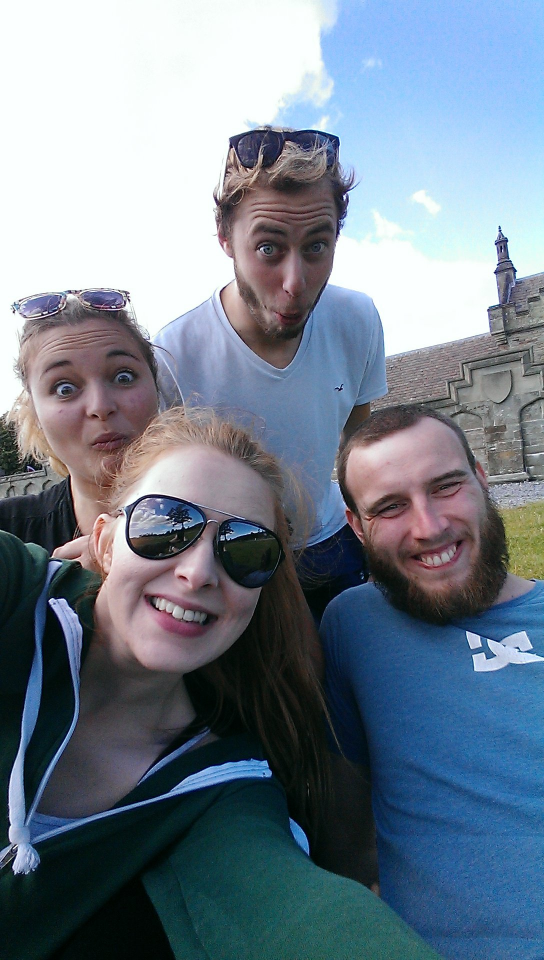
#> input picture cheatWithFriends/images/image.jpg, 1088 x 1920 px (shown at 1/2 size)
$ python main.py images/image.jpg   (Python 2 division)   (older library calls are emulated)
#> lines starting #> are read from the running program, lines starting #| are printed output that depends on the picture; after the words box and inside, x2 and y2 are one past the last pixel; in counts of white or black regions, pixels touching at a corner belong together
### cheatWithFriends/imageProcessor.py
import cv2
import numpy as np
from matplotlib import pyplot as plt
from tile import Tile
from letterDetection import LetterDetection
from scrabbleGrid import ScrabbleGrid


class ImageProcessor:
    rows = 11
    cols = 11

    def __init__(self, path):
        self.path = path
        self.image = cv2.imread(self.path)
        self.scrabble_grid = ScrabbleGrid()

    # [4 lines left out: function create_empty_tile_grid, not called in this run]

    def create_grid_of_boxes(self):
        img = self.image.copy()
        gray = cv2.cvtColor(img, cv2.COLOR_BGR2GRAY)

        blur = cv2.GaussianBlur(gray, (3, 3), 0)
        thresh = cv2.adaptiveThreshold(blur, 255, cv2.ADAPTIVE_THRESH_GAUSSIAN_C,
                                       cv2.THRESH_BINARY_INV, 3, 2)

        cv2.imshow("thresh", thresh)

        _, contours, hierarchy = cv2.findContours(
            thresh, cv2.RETR_TREE, cv2.CHAIN_APPROX_SIMPLE )

        # kernel = np.ones((5,5),np.uint8)
        # opening =   cv2.morphologyEx(thresh, cv2.MORPH_OPEN, kernel)
        wanted_boxes = self.get_bounding_boxes_of_tiles(contours)
        print len(wanted_boxes)

        cv2.drawContours(img, contours, -1, (100, 20, 100), 1)

        [cv2.rectangle(img, (x, y), (x + w, y + h), (0, 255, 0), 1)
         for x, y, w, h in wanted_boxes]

        cv2.imshow("contours", img)

        return wanted_boxes

    def get_grid_rois(self, wanted_boxes):
        wanted_boxes = sorted(wanted_boxes, key=lambda box: box[0])
        wanted_boxes = sorted(wanted_boxes, key=lambda box: box[1])

        min_x, min_y = (10000000, 1000000)
        max_x, max_y = (-1, -1)
        avg_box = np.mean(wanted_boxes, axis=0)
        avg_w = avg_box[2]
        avg_h = avg_box[3]
        for box in wanted_boxes:
            x, y, w, h = box
            if (x < min_x):
                min_x = x
            if (y < min_y):
                min_y = y

            if (x + w > max_x):
                max_x = x + w
            if (y + h > max_y):
                max_y = y + h

        x_gap = ((max_x - min_x) - avg_w * self.cols) / (self.cols - 1)
        y_gap = ((max_y - min_y) - avg_h * self.rows - 1) / (self.rows - 1)

        img = self.image.copy()
        rectangles = []
        for i in range(self.cols):
            for j in range(self.rows):
                x = int(min_x + i * avg_w + i * x_gap)
                y = int(min_y + j * avg_h + j * y_gap)
                w = int(avg_w)
                h = int(avg_h)
                cv2.rectangle(img, (x, y), (x + w, y + h), (0, 0, 255), 1)
                rectangles.append((x, y, w, h))

        cv2.imshow("slide", img)
        return rectangles

    def create_board(self):
        boxes = self.create_grid_of_boxes()
        rois = self.get_grid_rois(boxes)

        ld = LetterDetection(self.image, rois)
        letters = ld.detect()
        print "\n"
        print "\n"
        self.scrabble_grid.add_letters(letters)

        cv2.waitKey(0)
        cv2.destroyAllWindows()

        return self.scrabble_grid

    def remove_small_areas(self, boxes):
        return filter(lambda box: box[2] * box[3] > 500, boxes)

    def filter_on_size_boxes(self, contours):
        def area_fn(box): return box[2] * box[3]

        boxes = map(cv2.boundingRect, contours)
        boxes = self.remove_small_areas(boxes)
        boxes = sorted(boxes, key=area_fn)
        median_area = area_fn(boxes[int(len(boxes) / 2)])
        return filter(lambda box: area_fn(box) > median_area / 1.2 and area_fn(box) < median_area * 1.12, boxes)

    def filter_on_pos(self, boxes):
        def looks_part_of_grid(box):
            height, _, _ = self.image.shape
            height = float(height)
            return box[1] > height * 0.1 and box[1] < height * 0.8

        return filter(looks_part_of_grid, boxes)

    def get_bounding_boxes_of_tiles(self, contours):
        boxes = self.filter_on_size_boxes(contours)
        return self.filter_on_pos(boxes)

    # [7 lines left out: function get_letters_to_use, not called in this run]

### cheatWithFriends/scrabbleGrid.py
import numpy as np
from tile import Tile


class ScrabbleGrid:
    rows = 11
    cols = 11
    grid = []
    triple_letters_coords = [[0, 0], [0, 10], [2, 2], [2, 8], [3, 7], [
        3, 3], [7, 3], [7, 7], [8, 2], [8, 8], [10, 0], [10, 10]]

    triple_word_coords = [[0, 2], [0, 8], [2, 0], [
        2, 10], [8, 0], [8, 10], [10, 2], [10, 8]]

    double_word_coords = [[1, 1], [1, 5], [1, 9], [
        5, 1], [5, 5], [5, 9], [9, 1], [9, 5], [9, 9]]

    double_letter_coords = [[3, 4], [3, 6], [4, 2],
                            [4, 8], [6, 2], [6, 8], [8, 4], [8, 6]]

    def __init__(self):
        self.create_grid()

    def empty_grid(self):
        empty_tile = [None] * 121
        empty_grid = np.reshape(empty_tile, (self.rows, self.cols))
        return empty_grid

    def create_grid(self):
        self.grid = self.empty_grid()
        self.set_special_tiles(
            self.triple_letters_coords, Tile.TRIPLE_LETTER)
        self.set_special_tiles(self.triple_word_coords, Tile.TRIPLE_WORD)
        self.set_special_tiles(self.double_letter_coords, Tile.DOUBLE_LETTER)
        self.set_special_tiles(self.double_word_coords, Tile.DOUBLE_WORD)
        for (x,y), letter in np.ndenumerate(self.grid):
            if letter is None:
                self.grid[x][y] = Tile()

        self.pretty_print()

    def set_special_tiles(self, coords, init_fn):
        for xy in coords:
            self.grid[xy[0]][xy[1]] = init_fn()

    def get_grid(self):
        return self.grid

    def pretty_print(self):
        matrix = self.grid
        s = [[e.to_string() for e in row] for row in matrix]
        lens = [max(map(len, col)) for col in zip(*s)]
        fmt = '\t'.join('{{:{}}}'.format(x) for x in lens)
        table = [fmt.format(*row) for row in s]
        print '\n'.join(table)


    # [7 lines left out: function add_letters, not called in this run]


### cheatWithFriends/letterDetection.py
import pytesseract
import cv2
import numpy as np

pytesseract.pytesseract.tesseract_cmd = 'C:/Program Files (x86)/Tesseract-OCR/tesseract'

IMAGE_SIZE = 1800
BINARY_THREHOLD = 180


class LetterDetection:
    def __init__(self, image, rois):
        self.image = image
        self.rois = rois

    def detect(self):
        img = self.image.copy()
        gray = cv2.cvtColor(img, cv2.COLOR_BGR2GRAY)
        board = [0] * 121
        cv2.imshow("img", img)
        index = 0
        for index, roi in enumerate(self.rois):
            x, y, w, h = roi
            sub_img = img[y:y + h, x:x + w]
            if self.filter_grey_tiles(sub_img):
                continue

            roi = self.enhance_sub_image(sub_img)
            if roi is None:
                continue

            text = self.image_to_text(roi)
            board[index] = text

        x = np.array(board).reshape(11, 11)
        t = np.transpose(x)
        self.pretty_print(t)
        return t

    # [6 lines left out: function pretty_print, not called in this run]

    def image_to_text(self, img):
        text = pytesseract.image_to_string(
            img, lang='eng', boxes=False, config='--psm 8 -c tessedit_char_whitelist=ABCDEFGHIJKLMNOPQRSTUVWXYZ load_system_dawg=0 load_freq_dog=0')
        return text.encode('ascii', 'ignore')

    def reduce_colors(self, img):
        Z = img.reshape((-1, 3))

        # convert to np.float32
        Z = np.float32(Z)

        # define criteria, number of clusters(K) and apply kmeans()
        criteria = (cv2.TERM_CRITERIA_EPS +
                    cv2.TERM_CRITERIA_MAX_ITER, 10, 1.0)

        ret, label, center = cv2.kmeans(
            Z, 1, None, criteria, 10, cv2.KMEANS_RANDOM_CENTERS)

        # Now convert back into uint8, and make original image
        center = np.uint8(center)
        res = center[label.flatten()]
        res2 = res.reshape((img.shape))

        return res2

    def tighter_text_bounding_box(self, bw):
        kernel = cv2.getStructuringElement(cv2.MORPH_RECT, (15, 2))
        connected = cv2.morphologyEx(bw, cv2.MORPH_CLOSE, kernel)
        # using RETR_EXTERNAL instead of RETR_CCOMP
        _, contours, hierarchy = cv2.findContours(
            connected.copy(), cv2.RETR_EXTERNAL, cv2.CHAIN_APPROX_NONE)

        sub_x, sub_y = bw.shape
        mask = np.zeros(bw.shape, dtype=np.uint8)
        roi = None
        max_area = -1
        cv2.imshow("bw", connected)
        for idx in range(len(contours)):
            x, y, w, h = cv2.boundingRect(contours[idx])
            mask[y:y + h, x:x + w] = 0
            cv2.drawContours(mask, contours, idx, (255, 255, 255), -1)
            r = float(cv2.countNonZero(mask[y:y + h, x:x + w])) / (w * h)

            if r > 0.2 and w > 8 and h > sub_y * 0.2 and x is not 0:
                roi_area = h * w
                if roi_area > max_area:
                    max_area = roi_area
                    roi = (x - 5, y - 5, w + 10, h + 10)

        return roi

    def filter_grey_tiles(self, sub_img):
        img = sub_img.copy()
        one_color = self.reduce_colors(img)
        b, g, r = one_color[0][0]
        return b > 200 and g > 200 and r > 200

    def clean_image(self, sub_grey):
        sub_grey = cv2.GaussianBlur(sub_grey, (3, 3), 0)
        _, white = cv2.threshold(sub_grey, 200, 255, cv2.THRESH_BINARY)
        _, black = cv2.threshold(sub_grey, 50, 255, cv2.THRESH_BINARY_INV)
        return black + white

    def enhance_sub_image(self, sub_img):
        img = sub_img.copy()
        img = cv2.resize(img, None, fx=3.0,
                         fy=3.0, interpolation=cv2.INTER_CUBIC)

        sub_grey = cv2.cvtColor(img, cv2.COLOR_BGR2GRAY)
        binary = self.clean_image(sub_grey)
        roi = self.tighter_text_bounding_box(binary)
        if (roi is None):
            return None

        x, y, w, h = roi
        sub = binary[y:y + h, x:x + w]
        return sub

### cheatWithFriends/tile.py


class Tile:
    EMPTY = "0"

    def __init__(self):
        self.letter = self.EMPTY
        self.special_letter = self.EMPTY
        self.letter_score = 0
        self.word_score_fn = None
        self.letter_score_fn = None

    @classmethod
    def TRIPLE_WORD(self):
        def triple_word_score(word_score):
            return word_score * 3

        tile = Tile()
        tile.word_score_fn = triple_word_score
        tile.special_letter = "TW"
        return tile

    @classmethod
    def DOUBLE_WORD(self):
        def double_word_score(word_score):
            return word_score * 2

        tile = Tile()
        tile.word_score_fn = double_word_score
        tile.special_letter = "DW"
        return tile

    @classmethod
    def TRIPLE_LETTER(self):
        def triple_letter_score(self):
            return self.letter_score * 3

        tile = Tile()
        tile.letter_score_fn = triple_letter_score
        tile.special_letter = "TL"
        return tile

    @classmethod
    def DOUBLE_LETTER(self):
        def double_letter_score(self):
            return self.letter * 3

        tile = Tile()
        tile.letter_score_fn = double_letter_score
        tile.special_letter = "DL"
        return tile

    def to_string(self):
        return self.special_letter if self.letter is self.EMPTY else self.letter

    def set_letter(self, letter):
        self.letter = letter

    def get_letter(self):
        return self.letter

### cheatWithFriends/main.py
import sys
from imageProcessor import ImageProcessor
from gameSolver import GameSolver

def main():
    path = sys.argv[1]
    ip = ImageProcessor(path)
#> in __init__, self.image is the input picture: shape (1920, 1088, 3); mean B, G, R 142.3, 128.6, 115.5
    scrabble_goard = ip.create_board()
#> in create_grid_of_boxes, `gray = cv2.cvtColor(img, cv2.COLOR_BGR2GRAY)`:
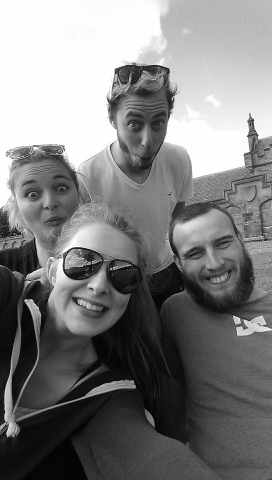
#> gray: shape (1920, 1088) (shown at 1/4 size); min 0, max 255, mean 126.3
#> in create_grid_of_boxes, `thresh = cv2.adaptiveThreshold(blur, 255, cv2.ADAPTIVE_THRESH_GAUSSIAN..`:
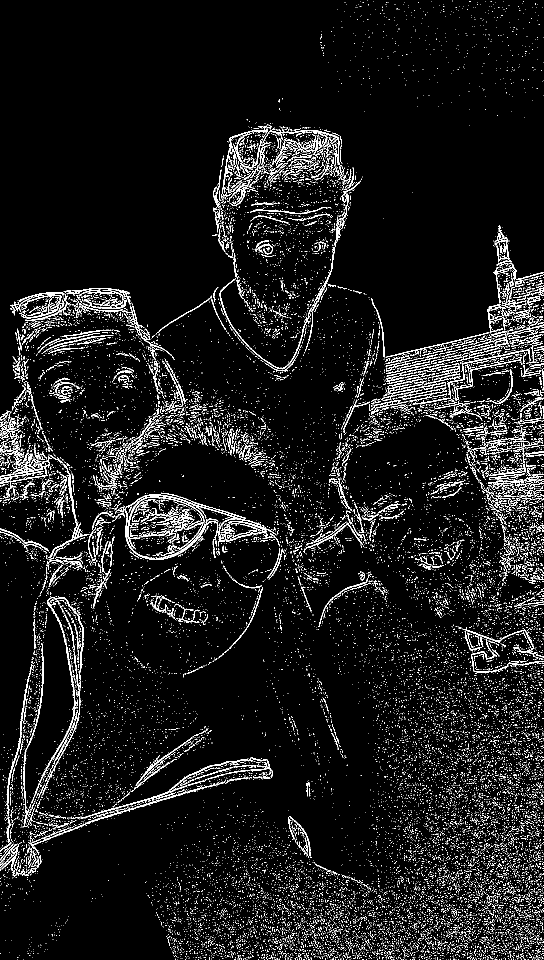
#> thresh: shape (1920, 1088) (shown at 1/2 size); 6.9% white in thin lines or dots
#> in create_grid_of_boxes, `_, contours, hierarchy = cv2.findContours( thresh, cv2.RETR_TREE, cv2...`: contours = 23655 contours, 23245 with area under 20; largest, box (x1, y1, x2, y2) and area: (230, 989, 522, 1120) 1208, (255, 993, 411, 1100) 998, (63, 1194, 151, 1607) 830, (162, 1514, 546, 1637) 821, (436, 1042, 553, 1093) 608
#> in filter_on_size_boxes, `boxes = map(cv2.boundingRect, contours)`: boxes = 23655 items
#> in filter_on_size_boxes, `boxes = self.remove_small_areas(boxes)`: boxes = 171 items, first 6: (24, 1728, 24, 25), (44, 1710, 40, 41), (0, 1708, 29, 29), (3, 1707, 32, 35), (0, 1687, 38, 40), (0, 1687, 27, 34)
#> in filter_on_size_boxes, `boxes = sorted(boxes, key=area_fn)`: boxes = 171 items, first 6: (772, 750, 36, 14), (778, 762, 46, 11), (723, 1027, 34, 15), (1055, 592, 27, 19), (13, 1634, 10, 52), (410, 1548, 40, 13)
#> in filter_on_size_boxes, `median_area = area_fn(boxes[int(len(boxes) / 2)])`: median_area = 1131
#> in get_bounding_boxes_of_tiles, `boxes = self.filter_on_size_boxes(contours)`: boxes = 16 items, first 6: (176, 1054, 15, 63), (109, 763, 42, 23), (610, 642, 16, 61), (61, 788, 18, 55), (244, 611, 27, 37), (28, 770, 23, 44)
#> in create_grid_of_boxes, `wanted_boxes = self.get_bounding_boxes_of_tiles(contours)`: wanted_boxes = 15 items, first 6: (176, 1054, 15, 63), (109, 763, 42, 23), (610, 642, 16, 61), (61, 788, 18, 55), (244, 611, 27, 37), (28, 770, 23, 44)
#| 15
#> in create_grid_of_boxes, `[cv2.rectangle(img, (x, y), (x + w, y + h), (0, 255, 0), 1) for x, y, ..`:
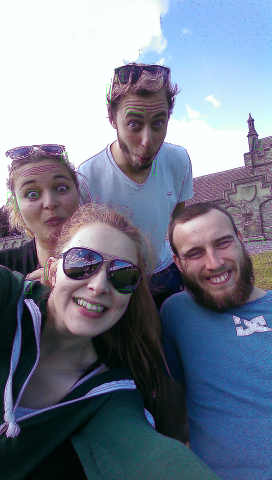
#> img: shape (1920, 1088, 3) (shown at 1/4 size); mean B, G, R 142.3, 124.8, 117.2
#> in create_board, `boxes = self.create_grid_of_boxes()`: boxes has the same summary as wanted_boxes in create_grid_of_boxes
#> in get_grid_rois, `wanted_boxes = sorted(wanted_boxes, key=lambda box: box[0])`: wanted_boxes = 15 items, first 6: (28, 770, 23, 44), (61, 788, 18, 55), (98, 1129, 27, 45), (109, 763, 42, 23), (176, 1054, 15, 63), (244, 611, 27, 37)
#> in get_grid_rois, `wanted_boxes = sorted(wanted_boxes, key=lambda box: box[1])`: wanted_boxes = 15 items, first 6: (466, 273, 23, 53), (426, 339, 17, 74), (504, 431, 73, 17), (1018, 560, 29, 39), (244, 611, 27, 37), (610, 642, 16, 61)
#> in get_grid_rois, `avg_box = np.mean(wanted_boxes, axis=0)`: avg_box = [390.4, 792.3, 34.13, 40.53]
#> in get_grid_rois, `avg_w = avg_box[2]`: avg_w = 34.13
#> in get_grid_rois, `avg_h = avg_box[3]`: avg_h = 40.53
#> the loop in get_grid_rois, `for box in wanted_boxes:` made 15 passes
#> (x, y, w, h, min_x, min_y, max_x, max_y) on pass 1: (466, 273, 23, 53, 466, 273, 489, 326)
#> after the loop in get_grid_rois, `for box in wanted_boxes:`: max_x = 1061; max_y = 1246; min_x = 28; min_y = 273
#> in get_grid_rois, `x_gap = ((max_x - min_x) - avg_w * self.cols) / (self.cols - 1)`: x_gap = 65.75
#> in get_grid_rois, `y_gap = ((max_y - min_y) - avg_h * self.rows - 1) / (self.rows - 1)`: y_gap = 52.61
#> after the loop in get_grid_rois, `for i in range(self.cols):`:
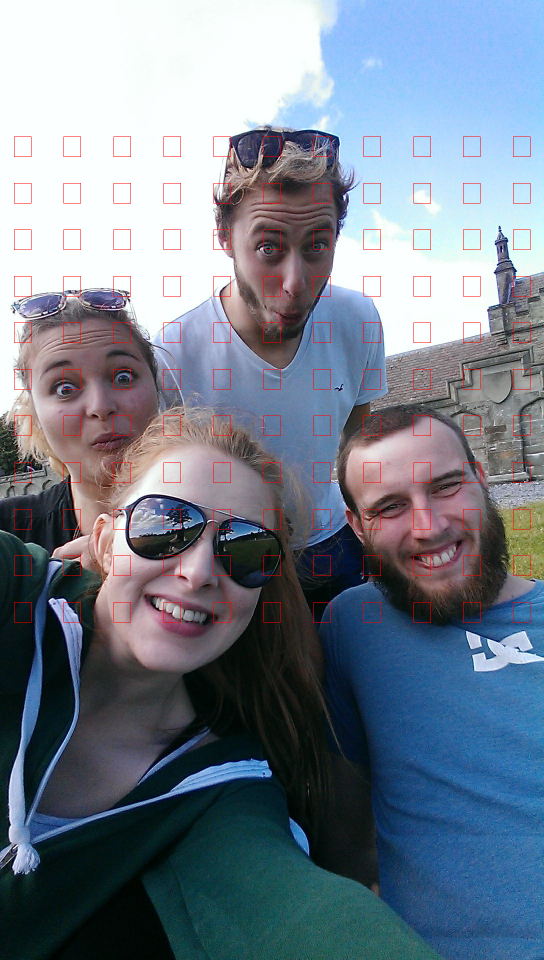
#> img: shape (1920, 1088, 3) (shown at 1/2 size); 0.86% of pixels changed, all inside (x1, y1, x2, y2) = (28, 273, 1061, 1245)
#> after the loop in get_grid_rois, `for i in range(self.cols):`: rectangles = 121 items, first 6: (28, 273, 34, 40), (28, 366, 34, 40), (28, 459, 34, 40), (28, 552, 34, 40), (28, 645, 34, 40), (28, 738, 34, 40)
#> in create_board, `rois = self.get_grid_rois(boxes)`: rois has the same summary as rectangles in get_grid_rois
#> in __init__, `self.rois = rois`: self.rois has the same summary as rectangles in get_grid_rois
#> the loop in detect, `for index, roi in enumerate(self.rois):` made 7 passes
#> (b in filter_grey_tiles, g in filter_grey_tiles, r in filter_grey_tiles) on passes 1 to 7: (255, 255, 251), (255, 255, 251), (255, 255, 251), (254, 254, 250), (198, 198, 201), (182, 182, 189), (168, 179, 196)
#> after the loop in detect, `for index, roi in enumerate(self.rois):`:
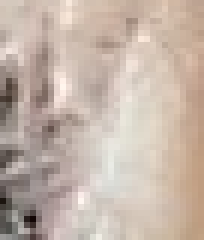
#> sub_img: shape (40, 34, 3) (shown 6 times larger); mean B, G, R 168.3, 179.7, 196.1
#> after the loop in detect, `for index, roi in enumerate(self.rois):`: board = 121 values from 0 to 0
    move, board = GameSolver(scrabble_goard, []).calculate_optimal_move()
    print "\n"
    board.pretty_print()

# [5 lines of commented-out code are left out]


if __name__ == "__main__":
    main()
#> (the call stopped at in image_to_text, `text = pytesseract.image_to_string( img, lang='eng', boxes=False, conf..`: pytesseract is not available in this run)
